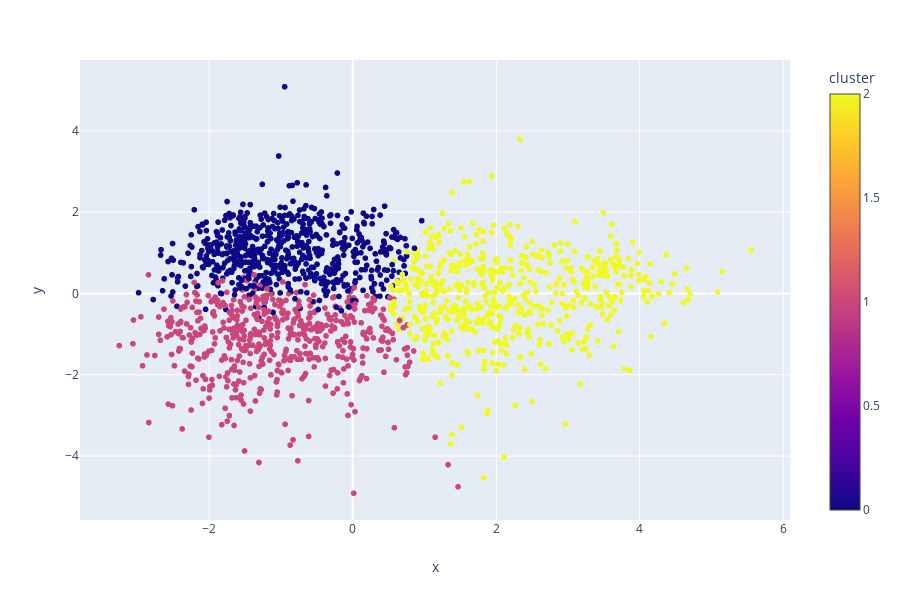

Here is the notebook cell this chart was saved with:
### Code cell
fig = px.scatter(projection, x='x', y='y', color='cluster', hover_data=['x', 'y', 'title', 'artist'])
fig.show()

### Figure 1 — Plotly figure (JSON) as saved in the notebook; plotly's stock layout.template omitted (floating-point values rounded to 4 significant figures; data arrays with more than 128 entries replaced by an {"elided": "..."} marker saying what was removed)
{"data": [{"customdata": {"elided": "1736x4 mixed values"}, "hoverlabel": {"namelength": 0}, "hovertemplate": "x=%{customdata[0]}<br>y=%{customdata[1]}<br>title=%{customdata[2]}<br>artist=%{customdata[3]}<br>cluster=%{marker.color}", "legendgroup": "", "marker": {"color": {"elided": "1736 int values"}, "coloraxis": "coloraxis", "symbol": "circle"}, "mode": "markers", "name": "", "showlegend": false, "type": "scattergl", "x": {"elided": "1736 float values"}, "xaxis": "x", "y": {"elided": "1736 float values"}, "yaxis": "y"}], "layout": {"coloraxis": {"colorbar": {"title": {"text": "cluster"}}, "colorscale": [[0, "#0d0887"], [0.1111, "#46039f"], [0.2222, "#7201a8"], [0.3333, "#9c179e"], [0.4444, "#bd3786"], [0.5556, "#d8576b"], [0.6667, "#ed7953"], [0.7778, "#fb9f3a"], [0.8889, "#fdca26"], [1, "#f0f921"]]}, "height": 600, "legend": {"tracegroupgap": 0}, "margin": {"t": 60}, "xaxis": {"anchor": "y", "domain": [0, 0.98], "title": {"text": "x"}}, "yaxis": {"anchor": "x", "domain": [0, 1], "title": {"text": "y"}}}}
